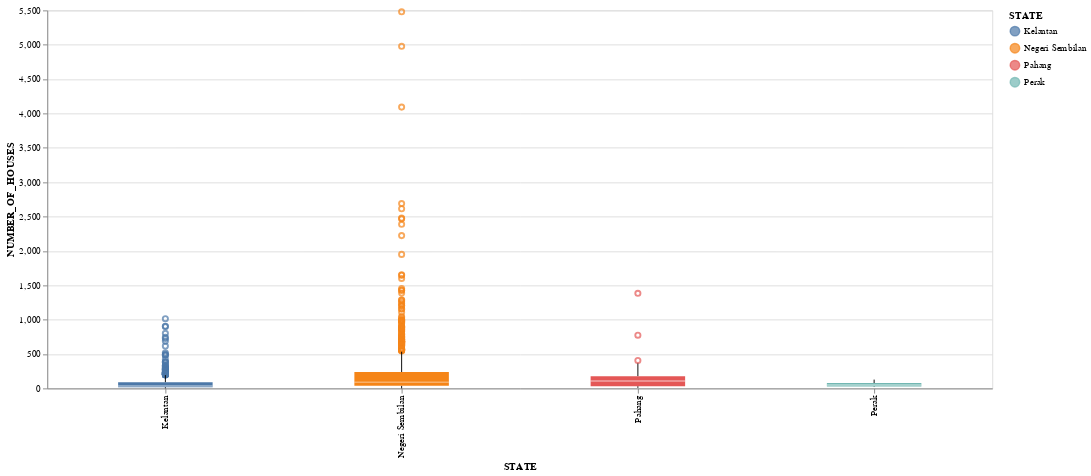

The notebook cell saved with this chart:
### Markdown cell above
### 4. Are there any outliers in the data? Is the outliers an error or else?
Outlier analysis

### Code cell
alt.Chart(residentalLocation).mark_boxplot(size=100).encode(
    x='STATE',
    y='NUMBER_OF_HOUSES',
    color=alt.Color('STATE')
).properties(width=1000, height=400)

### Figure 1 — Vega-Lite specification as saved in the notebook (floating-point values rounded to 4 significant figures; data arrays with more than 128 entries replaced by an {"elided": "..."} marker saying what was removed)
{"config": {"view": {"continuousWidth": 400, "continuousHeight": 300}}, "data": {"name": "data-447ad4a9e8cf029724ad7010fce6b2ba"}, "mark": {"type": "boxplot", "size": 100}, "encoding": {"color": {"type": "nominal", "field": "STATE"}, "x": {"type": "nominal", "field": "STATE"}, "y": {"type": "quantitative", "field": "NUMBER_OF_HOUSES"}}, "height": 400, "width": 1000, "$schema": "https://vega.github.io/schema/vega-lite/v4.8.1.json", "datasets": {"data-447ad4a9e8cf029724ad7010fce6b2ba": {"elided": "1712 records"}}}
